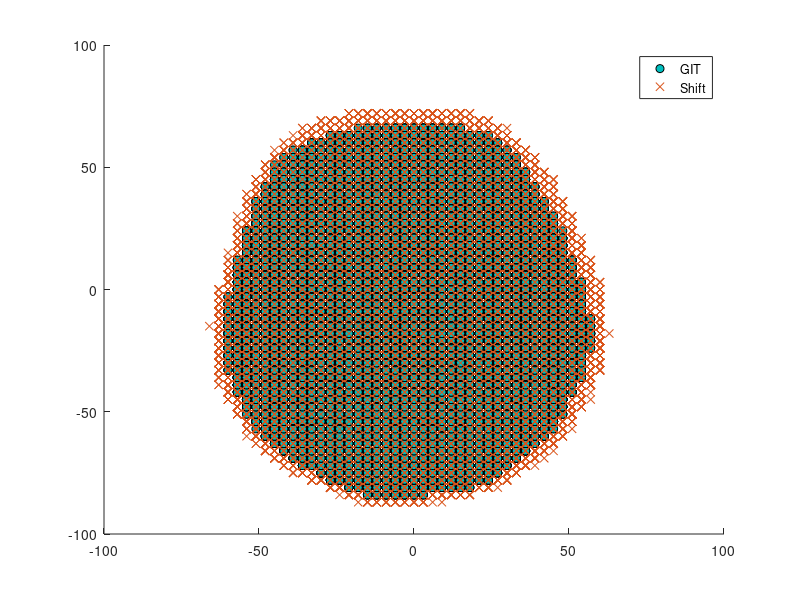

MATLAB code for this plot: (Note: this script raises an error after producing the figure.)
clear all
close all
clc

%% Load lib
addpath('lib');

%%

h1 = load('mask_brain_CST.mat');
h2 = load('mask_brain_shifted.mat');
hold on
scatter3(h1.xq.*h1.mask,h1.yq.*h1.mask,h1.zq.*h1.mask,'MarkerEdgeColor','k','MarkerFaceColor',[0 .75 .75])
scatter3(h1.xq.*h2.mask_NaN,h1.yq.*h2.mask_NaN,h1.zq.*h2.mask_NaN,'x')
legend('GIT','Shift')

tic
%%

h5_filename = ['e-field (f=1.2) [',num2str(1),'].h5']; % Change this to your file
nameFolder = 'Fields/';
h5_filename = fullfile(nameFolder,h5_filename);
% Display the HDF5 structure (optional but useful for debugging)
h5disp(h5_filename);
info = h5info(h5_filename,'/E-Field');
aux = info.Dataspace.Size;
Nx = aux(1);
Ny = aux(2);
Nz = aux(3);

%% Read structured mesh (coordinate grid points)
x = h5read(h5_filename, '/Mesh line x');  % 1D array (101 points)
y = h5read(h5_filename, '/Mesh line y');  % 1D array (101 points)
z = h5read(h5_filename, '/Mesh line z');  % 1D array (101 points)
%%
nAntennas = 22;
nPixels = Nx * Ny * Nz;
Ex_all=zeros(nPixels,nAntennas);
Ey_all=zeros(nPixels,nAntennas);
Ez_all=zeros(nPixels,nAntennas);

mask = (h1.mask).*h2.mask_NaN;

parfor contAntennas=1:nAntennas
    % Specify the HDF5 file path
    h5_filename = ['e-field (f=1.2) [',num2str(contAntennas),'].h5']; % Change this to your file
    h5_filename = fullfile(nameFolder,h5_filename);

    %% Read the E-Field dataset (which is a compound data type)
    E_data = h5read(h5_filename, '/E-Field');

    % Extract complex field components
    Ex = complex(E_data.x.re, E_data.x.im); % X-component
    Ey = complex(E_data.y.re, E_data.y.im); % Y-component
    Ez = complex(E_data.z.re, E_data.z.im); % Z-component

    % Display confirmation
    disp('HDF5 data successfully loaded from CST into MATLAB!');
    toc
    %%

    Ex = permute(reshape(Ex, [Ny, Nx, Nz]), [2, 1, 3]);
    Ey = permute(reshape(Ey, [Ny, Nx, Nz]), [2, 1, 3]);
    Ez = permute(reshape(Ez, [Ny, Nx, Nz]), [2, 1, 3]);

    Ex_all(:,contAntennas) = reshape(Ex,[nPixels,1]).*mask;
    Ey_all(:,contAntennas) = reshape(Ey,[nPixels,1]).*mask;
    Ez_all(:,contAntennas) = reshape(Ez,[nPixels,1]).*mask;
end

%% Electric Field [dBuV/m^2] % Compute the total E-field magnitude
[X, Y, Z] = meshgrid(x, y, z);
sel_Antenna = 1;
Mag_E_fieldX = sqrt(real(Ex_all(:,sel_Antenna)).^2 + imag(Ex_all(:,sel_Antenna)).^2);
Mag_E_fieldY = sqrt(real(Ey_all(:,sel_Antenna)).^2 + imag(Ey_all(:,sel_Antenna)).^2);
Mag_E_fieldZ = sqrt(real(Ez_all(:,sel_Antenna)).^2 + imag(Ez_all(:,sel_Antenna)).^2);

Mag_E_Field = sqrt(Mag_E_fieldX.^2 + Mag_E_fieldY.^2 + Mag_E_fieldZ.^2);
Mag_E_Field_dB = 20*log10(Mag_E_Field/1e-6);

% Permute the Ex field data to match meshgrid format
data2plot =reshape(Mag_E_Field_dB, [Ny, Nx, Nz]); % Swap X and Y dimensions

% Plot the slice
figure
slice(X, Y, Z, data2plot, 0, 0, 0);
xlabel('X (mm)');
ylabel('Y (mm)');
zlabel('Z (mm)');
shading flat

c = colorbar;
c.Label.String = 'dBuV/m^2';
colormap('jet')


%%
IND_brain = find(~isnan(mask));
Ex_DOI = Ex_all(IND_brain,:);
Ey_DOI = Ey_all(IND_brain,:);
Ez_DOI = Ez_all(IND_brain,:);
%%

I = itriu(size(zeros(nAntennas,nAntennas)),1);
[row,col] = ind2sub([nAntennas nAntennas],I);

L_op2=zeros(size(Ex_DOI,1),(nAntennas*(nAntennas-1)/2));

for contM=1:(nAntennas*(nAntennas-1)/2)
    L_op2(:,contM)=(Ex_DOI(:,row(contM)).*Ex_DOI(:,col(contM)) ...
        + Ey_DOI(:,row(contM)).*Ey_DOI(:,col(contM))...
        + Ez_DOI(:,row(contM)).*Ez_DOI(:,col(contM)) );
end

[Uc, Sc, Vc]=svd(L_op2.','econ');%);%

Operator.Uc = Uc;
Operator.Sc = Sc;
Operator.Vc = Vc;

figure
plotSV(Operator.Sc);
%%
% save('CartesianOperator_MT-triu_brain2','Operator','X','Y','Z',"x","y","z","Ex_all","Ey_all","Ez_all","IND_brain");
% save('CartesianOperator_MT-triu_brain_1G2.mat','Operator','X','Y','Z',"x","y","z","Ex_all","Ey_all","Ez_all","IND_brain");
